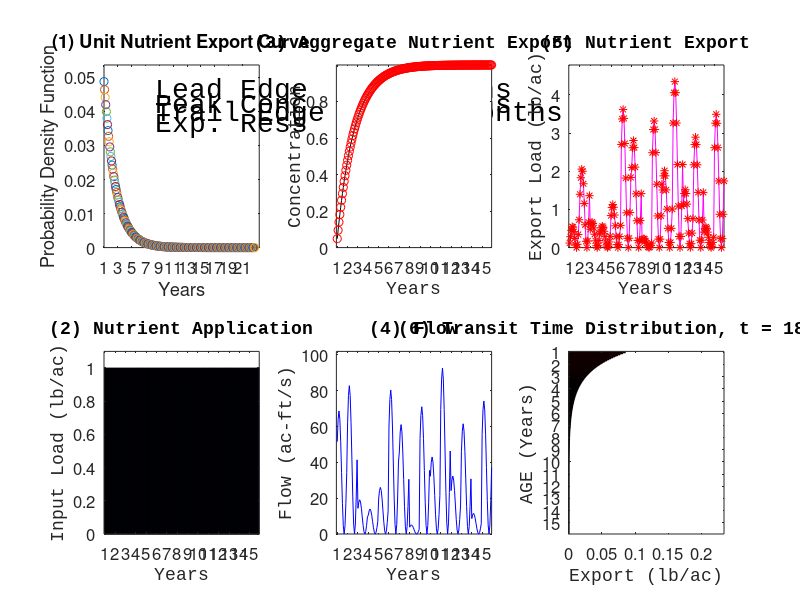
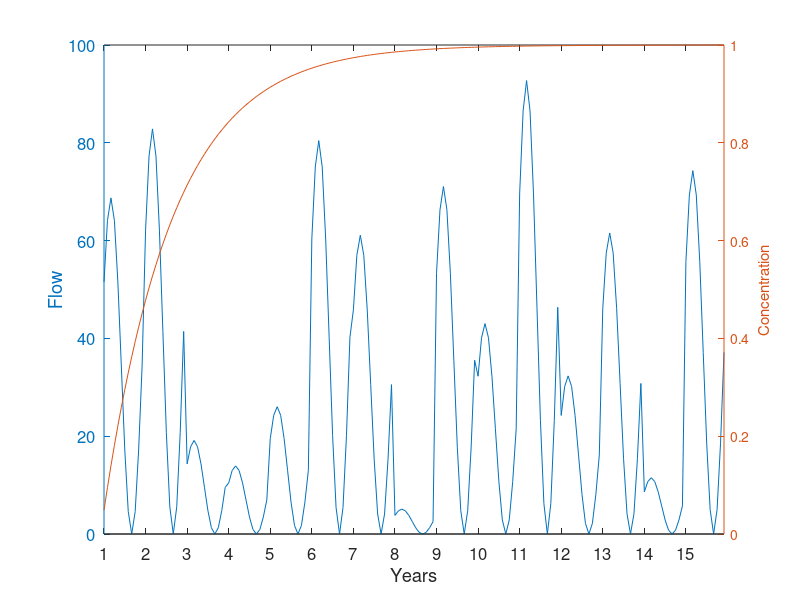

These charts were generated, in order, by the following MATLAB code:
% Unit Nutrient Export Curve [UNEC - unique]
% Developed by Gopal Bhatt (Penn State) & Gary Shenk (CBPO- EPA)

ParamLeadEdge  = 0*12.0+0;
ParamPeakConc  = 0.0;
ParamTrailEdge = 1200.0; % months
ParamExponent1 = 0.1;
ParamExponent2 = 0.05;
ParamNormalize = 1;

nYears  = 15;
nMonths = nYears*12;
xLabel  = 'Years';
xTickInt = 12;
xTick = 12/xTickInt;

PAUSE1 = 3;

Conservative     = 1;

OnePulseInput   = 0;
TwoPulseInput   = 0;
ContinuousInput = 1;
SinusoidalInput = 0;
InterAnnualInputVariability = 1;

ConstantFlow = 0;
VariableFlow = 1;
InterAnnualFlowVariability  = 1;

ResponseCurve = zeros(ParamTrailEdge,1);
ResponseCurveTotal = 0;

for i = 1:ParamTrailEdge
    if ( i < ParamLeadEdge )
        ResponseCurve(i,1) = 0;
    elseif ( i < ParamPeakConc )
        %ResponseCurve(i,1) = exp(  ParamExponent1 * ( i - ParamPeakConc ) );
        ResponseCurve(i,1) = sqrt (  i - ParamLeadEdge ) / (sqrt (ParamPeakConc - ParamLeadEdge ));
    else
        ResponseCurve(i,1) = exp( -ParamExponent2 * ( i - ParamPeakConc ) );
    end
    
    %if ( ParamNormalize == 1 )
        ResponseCurveTotal = ResponseCurveTotal + ResponseCurve(i,1);
    %else
    %    ResponseCurveTotal = 1;
    %end
end

MeanResidenceTime = 0;
for i = 1:ParamTrailEdge
    if (MeanResidenceTime < 0.5 * ResponseCurveTotal && MeanResidenceTime + ResponseCurve(i,1) >= 0.5 * ResponseCurveTotal)
        MeanResidenceTime = i + 1
    else
        MeanResidenceTime = MeanResidenceTime + ResponseCurve(i,1);
    end
    
    if ( ParamNormalize == 1 )
        ResponseCurve(i,1) = ResponseCurve(i,1) / ResponseCurveTotal;
    end
end


%ResponseCurve(1:24)
figure(1); clf;
pause(PAUSE1);
subplot(2,3,1)
set(gcf,'color','w');

hold on;
for i=1:1.5*nMonths
    if ( ResponseCurve(i) > 0.0000001 )
plot(i,ResponseCurve(i),'o-');
end
end

set(gca,'Ylim',[0 1.1*(max(ResponseCurve(1:nMonths)))]);
set(gca,'FontSize',12);
set(gcf,'DefaultTextFontSize',20);
set(gcf,'DefaultTextFontName','Courier New');

title(['(1) Unit Nutrient Export Curve'],'FontWeight','bold');
ylabel(['Probability Density Function']);
xlabel([xLabel]);
%set(gca,'xtick',[])
%set(gca,'xticklabel',[])
set(gca,'Xlim',[1 1.5*nMonths]);
set(gca,'xtick',[1:2*xTickInt:1.5*(nMonths-xTickInt)]);
set(gca,'xticklabel',1:2*xTickInt/xTickInt:1.5*(nMonths-xTickInt)/xTickInt);
set(gca,'box','on');
text(nMonths/2,max(ResponseCurve(1:nMonths))*.95,0,['Lead Edge  = ' int2str(ParamLeadEdge) ' months']);
text(nMonths/2,max(ResponseCurve(1:nMonths))*.88,0,['Peak Conc  = ' int2str(ParamPeakConc) ' months']);
text(nMonths/2,max(ResponseCurve(1:nMonths))*.81,0,['Trail Edge = ' int2str(ParamTrailEdge) ' months']);
%text(nMonths/2,max(ResponseCurve(1:nMonths))*.74,0,['Exp. Rise  = ' num2str(ParamExponent1,3) ' ']);
text(nMonths/2,max(ResponseCurve(1:nMonths))*.74,0,['Exp. Ress  = ' num2str(ParamExponent2,3) ' ']);

Inputs = zeros(nMonths,1);

cResponseCurve = zeros(ParamTrailEdge,1);

TransTimeDist = zeros(nMonths,nMonths);

Flow = zeros(nMonths,1);

Load = zeros(nMonths,1);

Qo = 100;

%TARGET = 1.5 * (nMonths/12); %1.5 lb/ac/yr
%TARGET = 1.0;

InterAnnual = 1;
%Flow = 1 + Qo.*rand(nMonths,1);
for i = 1:nMonths
    if (mod(i-1,12) == 0 && InterAnnualFlowVariability == 1)
        InterAnnual = rand(1);
    end
    
    if (ConstantFlow == 1) Flow(i) = Qo; end
    if (VariableFlow == 1) Flow(i) = InterAnnual * (Qo) * 0.5 * ( 1 + sin(2*pi*mod(i,12)/12) ); end;

end
%return



%
if (OnePulseInput == 1 || TwoPulseInput == 1) Inputs(5,1)  = 1; end
if (TwoPulseInput == 1) Inputs(17,1) = 1; end
%

%
InterAnnual = 1;
for i = 1:nMonths
    if (mod(i-1,12) == 0 && InterAnnualInputVariability == 1)
        InterAnnual = rand(1);
    end
    if (ContinuousInput == 1) Inputs(i,1) = 1; end
    if (SinusoidalInput == 1) Inputs(i,1) = InterAnnual * 0.5 * ( 1 + sin(2*pi*mod(i,12)/12) ); end
    %Inputs(i,1) = 0.5 * ( 1 + sin(2*pi*mod(i,12)/12) ) / (1*(12+i)/12);
end
%

TARGET = sum(Inputs);
if ( Conservative == 0 )
    TARGET = 0.10 * TARGET;
end

%Inputs(1:nMonths)
%figure(2); plot(Inputs(1:nMonths));
%figure(1);
subplot(2,3,4)
set(gcf,'color','w');
bar(Inputs(1:nMonths),'b');
set(gca,'FontSize',12)
set(gca,'Ylim',[0 1.1*max(max(Inputs))]);
set(gca,'Xlim',[0 nMonths]);
%set(gca,'ylable','load kg/ac');
title(['(2) Nutrient Application'],'FontWeight','bold');
ylabel(['Input Load (lb/ac)']);
xlabel([xLabel]);
%set(gca,'xtick',[])
%set(gca,'xticklabel',[])
set(gca,'xtick',[1:12:nMonths]);
set(gca, 'xticklabel',1:12/xTickInt:nMonths/xTickInt);


subplot(2,3,5)
set(gcf,'color','w');
plot(Flow(1:nMonths),'b');
set(gca,'FontSize',12)
set(gca,'Ylim',[0 1.1*max(Flow)]);
set(gca,'Xlim',[0 nMonths]);
%set(gca,'ylable','load kg/ac');
title(['(4) Flow'],'FontWeight','bold');
ylabel(['Flow (ac-ft/s)']);
xlabel([xLabel]);
%set(gca,'xtick',[])
%set(gca,'xticklabel',[])
set(gca,'xtick',[1:12:nMonths]);
set(gca, 'xticklabel',1:12/xTickInt:nMonths/xTickInt);


for i = 1:nMonths
    for j = i:nMonths
        cResponseCurve(j,1) = cResponseCurve(j,1) + ...
        ResponseCurve(j-i+1,1) * ...
        Inputs(i,1);
    
        %if ( Inputs(i,1) > 0 )
            %TransTimeDist(j-i+1,j) = ResponseCurve(j-i+1) * Inputs(i,1);
        %else
        %    TransTimeDist(j,i) = 0.0;
        %end
    end
end

subplot(2,3,2); hold on;
set(gcf,'color','w');
set(gca,'box','on');
plot(cResponseCurve(1:nMonths),'k');
set(gca,'FontSize',12)
set(gca,'Ylim',[0 1.0*max(cResponseCurve(1:nMonths))]);
set(gca,'Xlim',[0 nMonths]);
title(['(3) Aggregate Nutrient Export'],'FontWeight','bold');
ylabel(['Concentration']);
xlabel([xLabel]);
set(gca,'xtick',[1:12:nMonths]);
set(gca, 'xticklabel',1:12/xTickInt:nMonths/xTickInt);

figure(2);
[ax,p1,p2] = plotyy([1:1:nMonths],Flow,[1:1:nMonths],cResponseCurve(1:nMonths));
set(gcf,'color','w');
xlabel([xLabel]);
ylabel(ax(1),'Flow');
ylabel(ax(2),'Concentration');
set(gca,'FontSize',12)
set(ax,'xtick',[])
set(ax,'xticklabel',[])
set(gca,'xtick',[1:12:nMonths]);
set(gca, 'xticklabel',1:12/xTickInt:nMonths/xTickInt);

%return;

figure(1);


subplot(2,3,6)

set(gcf,'color','w');
%subplot(1,1,1);
%title('Transit Time Distribution');
%set(gca,'YDir','reverse');
%set(gca,'XLim',[0,5]);
%y4 = axes
%set(y4,'Ydir','reverse')
    %max([TransTimeDist])
    
temp = 0;
for i = 1:nMonths
    Load(i) = Flow(i) * cResponseCurve(i);
    temp = temp + Load(i);
end
Load = Load * (TARGET/temp);

subplot(2,3,3)
set(gcf,'color','w');
plot(Load(1:nMonths),'m'); hold on;
set(gca,'FontSize',12)
set(gca,'Ylim',[0 1.1*max(Load)]);
set(gca,'Xlim',[0 nMonths]);
%set(gca,'ylable','load kg/ac');
title(['(5) Nutrient Export'],'FontWeight','bold');
ylabel(['Export Load (lb/ac)']);
xlabel([xLabel]);
set(gca,'xtick',[1:12:nMonths]);
set(gca, 'xticklabel',1:12/xTickInt:nMonths/xTickInt);


for i = 1:nMonths
    for j = i:nMonths
        TransTimeDist(j-i+1,j) = ResponseCurve(j-i+1) * Inputs(i,1) * Flow(j,1) * (TARGET/temp);
    end
end
    
for i = 1:nMonths
    subplot(2,3,2)
    plot(i,cResponseCurve(i),'or')
    
    subplot(2,3,3)
    %set(gca,'box','on');
    %plot(i,Flow(i)*cResponseCurve(i)*(TARGET/temp),'or');
    plot(i,Load(i),'*r');
    
    subplot(2,3,6)
    barh(TransTimeDist(:,i),'r');
    %set(gca,'ylable','Transit Time');
    
    %y4 = 
    %axis([0 0.2 0 nMonths])
    set(gca,'FontSize',12)
    set(gca,'Xlim',[0 1.1*max(max(TransTimeDist))]);
    set(gca,'Ylim',[0 nMonths]);
    set(gca,'ytick',[1:12:nMonths]);
    set(gca, 'yticklabel',1:12/xTickInt:nMonths/xTickInt);
    set(gca,'Ydir','reverse');
    title(['(6) Transit Time Distribution, t = ' int2str(i) ' months'],'FontWeight','bold');
    ylabel(['AGE (' xLabel ')']);
    xlabel(['Export (lb/ac)']);

    %y4 = axes;
    %set(y4,'Ydir','reverse');
    %set(gca,'xlim','[0 5]');
    pause(0.015);
end